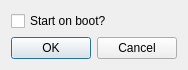
<?xml version="1.0" encoding="UTF-8"?>
<ui version="4.0">
 <class>Dialog</class>
 <widget class="QDialog" name="Dialog">
  <property name="geometry">
   <rect>
    <x>0</x>
    <y>0</y>
    <width>184</width>
    <height>70</height>
   </rect>
  </property>
  <property name="windowTitle">
   <string>Dialog</string>
  </property>
  <layout class="QVBoxLayout" name="verticalLayout">
   <item>
    <widget class="QCheckBox" name="checkBox">
     <property name="text">
      <string>Start on boot?</string>
     </property>
    </widget>
   </item>
   <item>
    <widget class="QDialogButtonBox" name="buttonBox">
     <property name="orientation">
      <enum>Qt::Horizontal</enum>
     </property>
     <property name="standardButtons">
      <set>QDialogButtonBox::Cancel|QDialogButtonBox::Ok</set>
     </property>
    </widget>
   </item>
  </layout>
 </widget>
 <resources/>
 <connections>
  <connection>
   <sender>buttonBox</sender>
   <signal>accepted()</signal>
   <receiver>Dialog</receiver>
   <slot>accept()</slot>
   <hints>
    <hint type="sourcelabel">
     <x>248</x>
     <y>254</y>
    </hint>
    <hint type="destinationlabel">
     <x>157</x>
     <y>274</y>
    </hint>
   </hints>
  </connection>
  <connection>
   <sender>buttonBox</sender>
   <signal>rejected()</signal>
   <receiver>Dialog</receiver>
   <slot>reject()</slot>
   <hints>
    <hint type="sourcelabel">
     <x>316</x>
     <y>260</y>
    </hint>
    <hint type="destinationlabel">
     <x>286</x>
     <y>274</y>
    </hint>
   </hints>
  </connection>
 </connections>
</ui>
